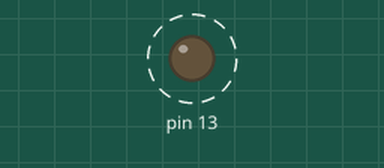
This sketch was run on a simulated Arduino Uno, built with avr-gcc and run on an emulated ATmega328P. On the bench: output pins drawn as LEDs (lit = HIGH). Dashed ring = blinking.

Above: at 0.5 s.
Timing chart, 0 to 4.6 s (numbered marks = the images above):
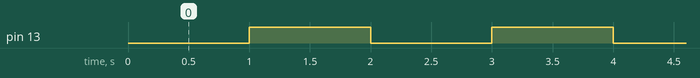

The sketch:

1A_blinking_led.ino
```cpp
/*
Blinking LED Program
*/


bool light; //light determines whether light is on or off

void setup() {
  //set the button pins as inputs
  pinMode(13, OUTPUT);
  light = true; //set to true at start
}

void loop() {
light = !light; //alternate light between true and false
digitalWrite(13, light); //digitalWrite interprets true the same as HIGH and false the same as LOW
delay(1000);
}
```

Measured:
- by itself, pin 13: alternates HIGH for 1.0 s and LOW for 1.0 s
